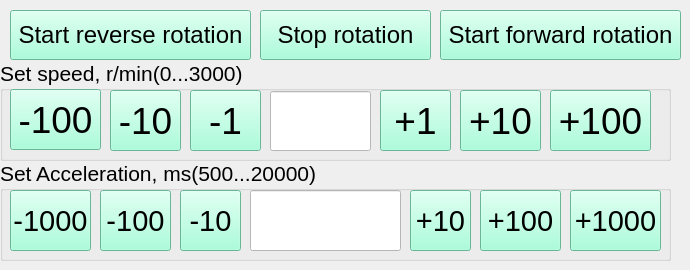
    <widget class="QWidget" name="Tab_Manual">
     <attribute name="title">
      <string>Manual</string>
     </attribute>
     <widget class="QPushButton" name="ST1_ON_Button">
      <property name="geometry">
       <rect>
        <x>440</x>
        <y>10</y>
        <width>241</width>
        <height>50</height>
       </rect>
      </property>
      <property name="font">
       <font>
        <family>Arial</family>
        <pointsize>18</pointsize>
       </font>
      </property>
      <property name="styleSheet">
       <string notr="true">background-color: rgb(146, 255, 210);</string>
      </property>
      <property name="text">
       <string>Start forward rotation</string>
      </property>
     </widget>
     <widget class="QPushButton" name="ST2_ON_Button">
      <property name="geometry">
       <rect>
        <x>10</x>
        <y>10</y>
        <width>241</width>
        <height>50</height>
       </rect>
      </property>
      <property name="font">
       <font>
        <family>Arial</family>
        <pointsize>18</pointsize>
       </font>
      </property>
      <property name="styleSheet">
       <string notr="true">background-color: rgb(146, 255, 210);</string>
      </property>
      <property name="text">
       <string>Start reverse rotation</string>
      </property>
     </widget>
     <widget class="QPushButton" name="ST12_OFF_Button">
      <property name="geometry">
       <rect>
        <x>260</x>
        <y>10</y>
        <width>171</width>
        <height>50</height>
       </rect>
      </property>
      <property name="font">
       <font>
        <family>Arial</family>
        <pointsize>18</pointsize>
       </font>
      </property>
      <property name="styleSheet">
       <string notr="true">background-color: rgb(146, 255, 210);</string>
      </property>
      <property name="text">
       <string>Stop rotation</string>
      </property>
     </widget>
     <widget class="QGroupBox" name="groupBoxSet_Speed">
      <property name="geometry">
       <rect>
        <x>0</x>
        <y>60</y>
        <width>671</width>
        <height>101</height>
       </rect>
      </property>
      <property name="font">
       <font>
        <family>Arial</family>
        <pointsize>16</pointsize>
       </font>
      </property>
      <property name="title">
       <string>Set speed, r/min(0...3000)</string>
      </property>
      <widget class="QLineEdit" name="lineEdit_Speed_IN">
       <property name="geometry">
        <rect>
         <x>270</x>
         <y>31</y>
         <width>101</width>
         <height>60</height>
        </rect>
       </property>
       <property name="font">
        <font>
         <family>Arial</family>
         <pointsize>28</pointsize>
        </font>
       </property>
       <property name="styleSheet">
        <string notr="true">background-color: rgb(255, 255, 255);</string>
       </property>
       <property name="dragEnabled">
        <bool>false</bool>
       </property>
       <property name="readOnly">
        <bool>true</bool>
       </property>
      </widget>
      <widget class="QPushButton" name="button_Speed_m1">
       <property name="geometry">
        <rect>
         <x>190</x>
         <y>30</y>
         <width>71</width>
         <height>61</height>
        </rect>
       </property>
       <property name="font">
        <font>
         <family>Arial</family>
         <pointsize>28</pointsize>
        </font>
       </property>
       <property name="styleSheet">
        <string notr="true">background-color: rgb(146, 255, 210);</string>
       </property>
       <property name="text">
        <string>-1</string>
       </property>
      </widget>
      <widget class="QPushButton" name="button_Speed_m10">
       <property name="geometry">
        <rect>
         <x>110</x>
         <y>30</y>
         <width>71</width>
         <height>61</height>
        </rect>
       </property>
       <property name="font">
        <font>
         <family>Arial</family>
         <pointsize>28</pointsize>
        </font>
       </property>
       <property name="styleSheet">
        <string notr="true">background-color: rgb(146, 255, 210);</string>
       </property>
       <property name="text">
        <string>-10</string>
       </property>
      </widget>
      <widget class="QPushButton" name="button_Speed_m100">
       <property name="geometry">
        <rect>
         <x>10</x>
         <y>29</y>
         <width>91</width>
         <height>61</height>
        </rect>
       </property>
       <property name="font">
        <font>
         <family>Arial</family>
         <pointsize>28</pointsize>
        </font>
       </property>
       <property name="styleSheet">
        <string notr="true">background-color: rgb(146, 255, 210);</string>
       </property>
       <property name="text">
        <string>-100</string>
       </property>
      </widget>
      <widget class="QPushButton" name="button_Speed_p1">
       <property name="geometry">
        <rect>
         <x>380</x>
         <y>30</y>
         <width>71</width>
         <height>61</height>
        </rect>
       </property>
       <property name="font">
        <font>
         <family>Arial</family>
         <pointsize>28</pointsize>
        </font>
       </property>
       <property name="styleSheet">
        <string notr="true">background-color: rgb(146, 255, 210);</string>
       </property>
       <property name="text">
        <string>+1</string>
       </property>
      </widget>
      <widget class="QPushButton" name="button_Speed_p10">
       <property name="geometry">
        <rect>
         <x>460</x>
         <y>30</y>
         <width>81</width>
         <height>61</height>
        </rect>
       </property>
       <property name="font">
        <font>
         <family>Arial</family>
         <pointsize>28</pointsize>
        </font>
       </property>
       <property name="styleSheet">
        <string notr="true">background-color: rgb(146, 255, 210);</string>
       </property>
       <property name="text">
        <string>+10</string>
       </property>
      </widget>
      <widget class="QPushButton" name="button_Speed_p100">
       <property name="geometry">
        <rect>
         <x>550</x>
         <y>30</y>
         <width>101</width>
         <height>61</height>
        </rect>
       </property>
       <property name="font">
        <font>
         <family>Arial</family>
         <pointsize>28</pointsize>
        </font>
       </property>
       <property name="styleSheet">
        <string notr="true">background-color: rgb(146, 255, 210);</string>
       </property>
       <property name="text">
        <string>+100</string>
       </property>
      </widget>
     </widget>
     <widget class="QGroupBox" name="groupBoxSet_Acceleration">
      <property name="geometry">
       <rect>
        <x>0</x>
        <y>160</y>
        <width>671</width>
        <height>101</height>
       </rect>
      </property>
      <property name="font">
       <font>
        <family>Arial</family>
        <pointsize>16</pointsize>
       </font>
      </property>
      <property name="title">
       <string>Set Acceleration, ms(500...20000)</string>
      </property>
      <widget class="QLineEdit" name="lineEdit_Acceleration_IN">
       <property name="geometry">
        <rect>
         <x>250</x>
         <y>30</y>
         <width>151</width>
         <height>61</height>
        </rect>
       </property>
       <property name="font">
        <font>
         <family>Arial</family>
         <pointsize>22</pointsize>
        </font>
       </property>
       <property name="styleSheet">
        <string notr="true">background-color: rgb(255, 255, 255);</string>
       </property>
       <property name="dragEnabled">
        <bool>false</bool>
       </property>
       <property name="readOnly">
        <bool>true</bool>
       </property>
      </widget>
      <widget class="QPushButton" name="button_Acceleration_m1000">
       <property name="geometry">
        <rect>
         <x>10</x>
         <y>30</y>
         <width>81</width>
         <height>61</height>
        </rect>
       </property>
       <property name="font">
        <font>
         <family>Arial</family>
         <pointsize>22</pointsize>
        </font>
       </property>
       <property name="styleSheet">
        <string notr="true">background-color: rgb(146, 255, 210);</string>
       </property>
       <property name="text">
        <string>-1000</string>
       </property>
      </widget>
      <widget class="QPushButton" name="button_Acceleration_m100">
       <property name="geometry">
        <rect>
         <x>100</x>
         <y>30</y>
         <width>71</width>
         <height>61</height>
        </rect>
       </property>
       <property name="font">
        <font>
         <family>Arial</family>
         <pointsize>22</pointsize>
        </font>
       </property>
       <property name="styleSheet">
        <string notr="true">background-color: rgb(146, 255, 210);</string>
       </property>
       <property name="text">
        <string>-100</string>
       </property>
      </widget>
      <widget class="QPushButton" name="button_Acceleration_m10">
       <property name="geometry">
        <rect>
         <x>180</x>
         <y>30</y>
         <width>61</width>
         <height>61</height>
        </rect>
       </property>
       <property name="font">
        <font>
         <family>Arial</family>
         <pointsize>22</pointsize>
        </font>
       </property>
       <property name="styleSheet">
        <string notr="true">background-color: rgb(146, 255, 210);</string>
       </property>
       <property name="text">
        <string>-10</string>
       </property>
      </widget>
      <widget class="QPushButton" name="button_Acceleration_p10">
       <property name="geometry">
        <rect>
         <x>410</x>
         <y>30</y>
         <width>61</width>
         <height>61</height>
        </rect>
       </property>
       <property name="font">
        <font>
         <family>Arial</family>
         <pointsize>22</pointsize>
        </font>
       </property>
       <property name="styleSheet">
        <string notr="true">background-color: rgb(146, 255, 210);</string>
       </property>
       <property name="text">
        <string>+10</string>
       </property>
      </widget>
      <widget class="QPushButton" name="button_Acceleration_p100">
       <property name="geometry">
        <rect>
         <x>480</x>
         <y>30</y>
         <width>81</width>
         <height>61</height>
        </rect>
       </property>
       <property name="font">
        <font>
         <family>Arial</family>
         <pointsize>22</pointsize>
        </font>
       </property>
       <property name="styleSheet">
        <string notr="true">background-color: rgb(146, 255, 210);</string>
       </property>
       <property name="text">
        <string>+100</string>
       </property>
      </widget>
      <widget class="QPushButton" name="button_Acceleration_p1000">
       <property name="geometry">
        <rect>
         <x>570</x>
         <y>30</y>
         <width>91</width>
         <height>61</height>
        </rect>
       </property>
       <property name="font">
        <font>
         <family>Arial</family>
         <pointsize>22</pointsize>
        </font>
       </property>
       <property name="styleSheet">
        <string notr="true">background-color: rgb(146, 255, 210);</string>
       </property>
       <property name="text">
        <string>+1000</string>
       </property>
      </widget>
     </widget>
    </widget>
